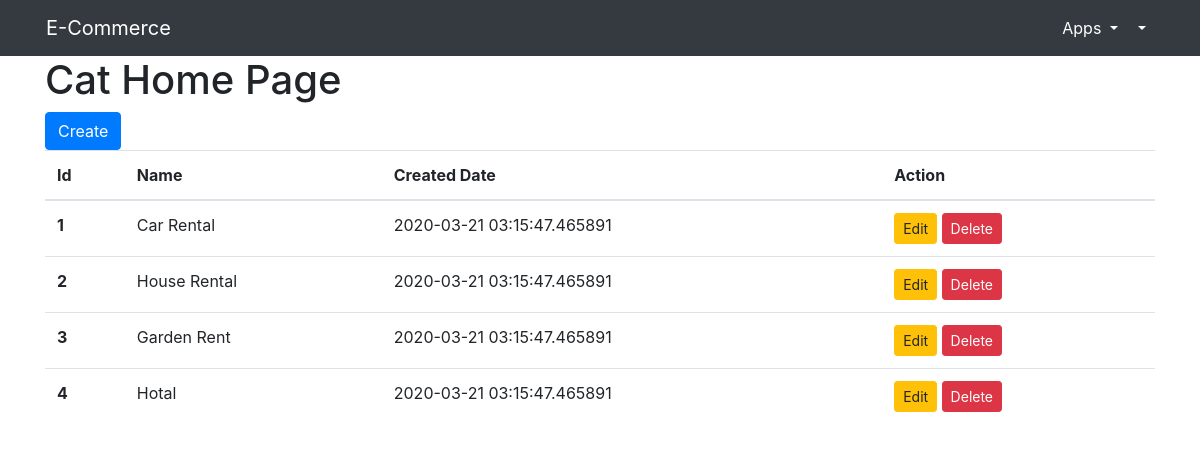
Before: / with the older database file.
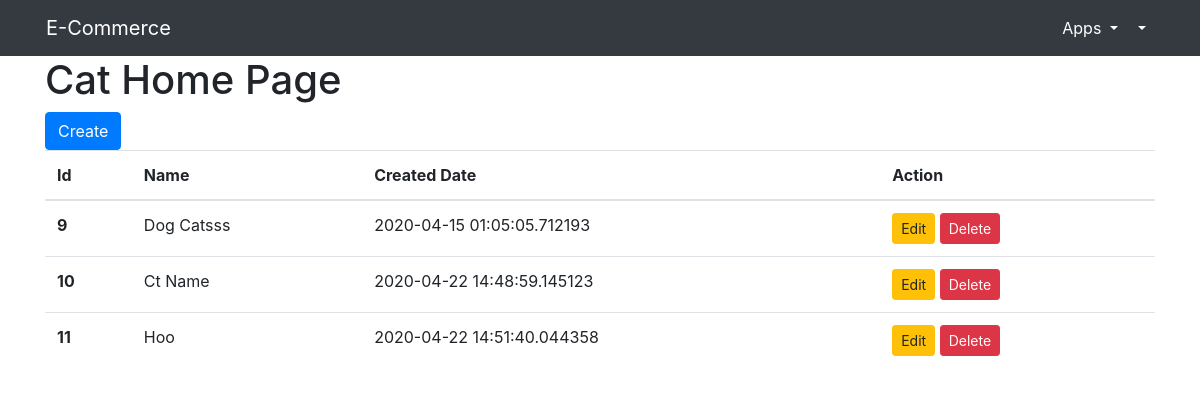
After: the same page with the newer database file.
### app.py (models this page shows)
class Category(db.Model):
    id = db.Column(db.Integer,primary_key=True)
    name = db.Column(db.String(200),nullable=False)
    created_at = db.Column(db.DateTime,default=datetime.utcnow())

### app.py (the view)
@app.route('/')
def catHome():
    cats = Category.query.all()
    context = {
        "title":"Cat Home page",
        "cats":cats
    }
    return render_template('cat_home.html',context=context)

### templates/cat_home.html
{% extends 'base.html' %}
{% block content %}
<div class="container">
    <div class="">
        <h1>Cat Home Page</h1>
        <a href="{{url_for('catCreate')}}" class="btn btn-primary">Create</a>
        <table class="table">
            <thead>
              <tr>
                <th scope="col">Id</th>
                <th scope="col">Name</th>
                <th scope="col">Created Date</th>
                <th scope="col">Action</th>
              </tr>
            </thead>
            <tbody>
          {%for cat in context.cats%}
              <tr>
                <th scope="row">{{cat.id}}</th>
                <td>{{cat.name}}</td>
                <td>{{cat.created_at}}</td>
                <td>
                    <a href="{{url_for('catEdit',id=cat.id)}}" class="btn btn-sm btn-warning">Edit</a>
                    <a href="{{url_for('catDelete',id=cat.id)}}" class="btn btn-sm btn-danger">Delete</a>
                </td>
              </tr>
            {% endfor %}
            </tbody>
          </table>
    </div>
</div>
{% endblock %}

Changed rows visible on the page:
removed Category: id "1", name "Car Rental", created_at "2020-03-21 03:15:47.465891"
removed Category: id "2", name "House Rental", created_at "2020-03-21 03:15:47.465891"
removed Category: id "3", name "Garden Rent", created_at "2020-03-21 03:15:47.465891"
removed Category: id "4", name "Hotal", created_at "2020-03-21 03:15:47.465891"
added Category: id "9", name "Dog Catsss", created_at "2020-04-15 01:05:05.712193"
added Category: id "10", name "Ct Name", created_at "2020-04-22 14:48:59.145123"
added Category: id "11", name "Hoo", created_at "2020-04-22 14:51:40.044358"
